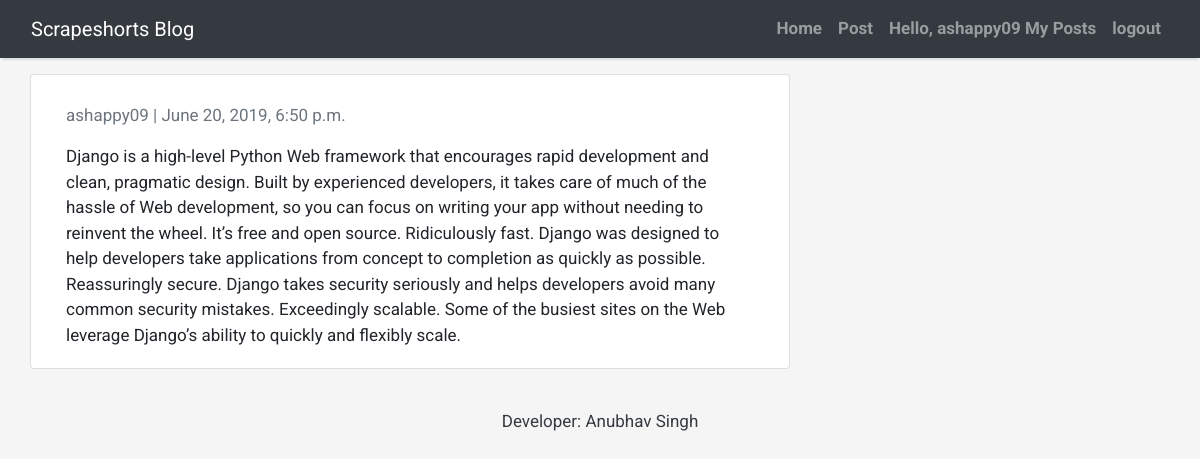
The app's page /post_detail/7/ (signed in) with its own data.
### newsapp/models.py (models this page shows, shortened)
class Post(models.Model):
    author = models.ForeignKey(settings.AUTH_USER_MODEL, on_delete=models.CASCADE)
    title = models.CharField(max_length=200)
    text = models.TextField()
    created_date = models.DateTimeField(default=timezone.now)
    published_date = models.DateTimeField(blank=True, null=True)
    objects = models.Manager

### newsapp/views.py (the view)
# urls.py: path('post_detail/<int:pk>/',views.post_detail,name='post_detail'),
def post_detail(request, pk):
    post = get_object_or_404(Post, pk=pk)
    return render(request, 'post_detail.html', {'post': post})

### newsapp/templates/post_detail.html (shortened to what this page needs)
{% extends 'base.html' %} {% block content %}
<div class="container">
  <div class="row">
    <div class="col-md-8 card mb-4  mt-3 left  top">
      <div class="card-body">
        <p class=" text-muted">{{ post.author }} | {{ post.published_date }}</p>
        <p class="card-text ">{{ post.text }}</p>
      </div>
    </div>
  </div>
</div>
{% endblock content %}

### newsapp/templates/base.html (shortened to what this page needs)
<!DOCTYPE html>
<html>
    <head>
        <link rel="stylesheet" href="https://maxcdn.bootstrapcdn.com/bootstrap/4.0.0/css/bootstrap.min.css"
 />
    </head>
    <body>
        <nav class="navbar navbar-expand-lg navbar-dark bg-dark shadow" id="mainNav">
            <div class="container-fluid">
                <a class="navbar-brand" href="{% url 'home' %}">Scrapeshorts Blog</a>
                <div class="collapse navbar-collapse" id="navbarResponsive">
                    <ul class="navbar-nav ml-auto">
                          <li class="nav-item text-black">
                            <a class="nav-link text-black font-weight-bold" href="{% url 'index' %}">Home</a>
                        </li>
                        {% if user.is_authenticated %}
                        <li class="nav-item text-black">
                                <a class="nav-link text-black font-weight-bold" href="{% url 'post_new' %}">Post</a>
                            </li>
                        <li class="nav-item text-black">
                            <a class="nav-link text-black font-weight-bold" href="{% url 'postlist' %}">Hello, {{user.username}} My Posts</a>
                        </li>
                        <li class="nav-item text-black">
                            <a class="nav-link text-black font-weight-bold" href="{% url 'logout' %}">logout</a>
                        </li>
                        {% else %}
                        <li class="nav-item text-black">
                                <a class="nav-link text-black font-weight-bold" href="{% url 'social:begin' 'google-oauth2' %}">Login with Google</a>
                            </li>
                        {% endif %}
                    </ul>
                </div>
            </div>
        </nav>
        {% block content %}{% endblock content %}
        <footer class="py-3 bg-grey">
                <p class="m-0 text-dark text-center dark-skin ">Developer: Anubhav Singh</p>
            </footer>
    </body>
</html>

### newsapp/templates/base.html (style rules this page uses)
body { font-family: "Roboto", sans-serif; font-size: 17px; background-color: #f5f5f5;; }
.shadow { box-shadow: 0 4px 2px -2px rgba(0, 0, 0, 0.1); }

### records on screen
Post: author "ashappy09", published_date "June 20, 2019, 6:50 p.m.", text "Django is a high-level Python Web framework that encourages rapid development and clean, pragmatic design. Built by experienced developers, it takes care of much of the hassle of Web development, so you can focus on writing your app without needing to reinvent the wheel. It’s free and open source. Ridiculously fast. Django was designed to help developers take applications from concept to completion as quickly as possible. Reassuringly secure. Django takes security seriously and helps developers avoid many common security mistakes. Exceedingly scalable. Some of the busiest sites on the Web leverage Django’s ability to quickly and flexibly scale."

### other values on screen
{{ user.username }} "ashappy09"
